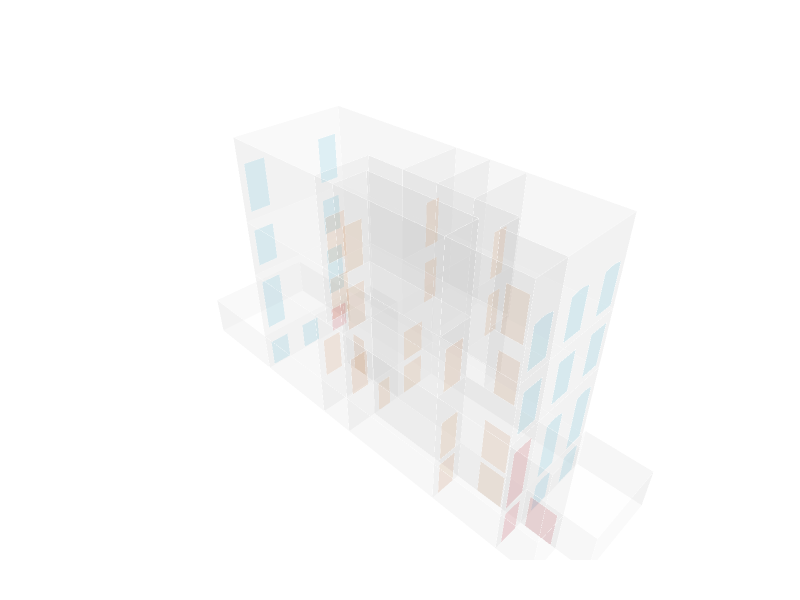

The code cell stored with this chart in its notebook:
### Markdown cell above
## 14. Match Apertures to Rooms

Each aperture face (window, door) is assigned to the room(s) it separates: the aperture centroid must lie within 5 cm of a room face plane and inside that face bounding box. Any two rooms sharing an aperture form an access pair used later for circulation logic.

### Code cell
all_apertures = windows + doors + entrance_doors
all_aperture_types = (
    ["window"]   * len(windows) +
    ["door"]     * len(doors) +
    ["entrance"] * len(entrance_doors)
)
apt_colors = {"window": "#4CC9F0", "door": "#F4A261", "entrance": "#E63946"}

# Centroid of each aperture face
apt_cents = []
for apt in all_apertures:
    c = Topology.Centroid(apt)
    apt_cents.append((Vertex.X(c), Vertex.Y(c), Vertex.Z(c)))

# Per-cell face data with bounding boxes
cell_face_planes_bbox = []
for c in cells:
    fd = []
    for f in (Topology.Faces(c) or []):
        fc  = Topology.Centroid(f)
        fp  = (Vertex.X(fc), Vertex.Y(fc), Vertex.Z(fc))
        fn  = Face.Normal(f)
        fvs = Topology.Vertices(f) or []
        if fvs:
            xs = [Vertex.X(v) for v in fvs]
            ys = [Vertex.Y(v) for v in fvs]
            zs = [Vertex.Z(v) for v in fvs]
            bbox = (min(xs), max(xs), min(ys), max(ys), min(zs), max(zs))
        else:
            bbox = None
        fd.append((fp, fn, bbox))
    cell_face_planes_bbox.append(fd)

def in_bbox(pt, bbox, margin=0.05):
    if bbox is None:
        return True
    xmn, xmx, ymn, ymx, zmn, zmx = bbox
    return (xmn-margin <= pt[0] <= xmx+margin and
            ymn-margin <= pt[1] <= ymx+margin and
            zmn-margin <= pt[2] <= zmx+margin)

# Tight tolerances: aperture centroid must be very close to the face plane
# and inside (or just at) the face bounding box.
# This ensures each aperture matches only the two rooms it actually separates.
PLANE_TOL = 0.05  # 5 cm — was 15 cm; tighter prevents bleed into neighbouring rooms
apt_to_rooms = [set() for _ in all_apertures]
for ai, ac in enumerate(apt_cents):
    for ri, fd in enumerate(cell_face_planes_bbox):
        for fp, fn, bbox in fd:
            if perp_dist(ac, fp, fn) < PLANE_TOL and in_bbox(ac, bbox):
                apt_to_rooms[ai].add(ri)
                break

# Access pairs: rooms sharing an aperture
access_pairs = set()
for ai, rooms in enumerate(apt_to_rooms):
    if len(rooms) >= 2:
        room_list = sorted(rooms)
        for a in range(len(room_list)):
            for b in range(a + 1, len(room_list)):
                access_pairs.add((room_list[a], room_list[b]))

matched = sum(1 for r in apt_to_rooms if r)
print(f"All apertures: {len(all_apertures)}  "
      f"(windows={len(windows)}, doors={len(doors)}, entrance={len(entrance_doors)})")
print(f"Apertures matched to ≥1 room : {matched}")
print(f"Access pairs via apertures   : {len(access_pairs)}")
print("\nAccess pairs (room types):")
for i, j in sorted(access_pairs):
    ti = get_val(selector[i], "type")
    tj = get_val(selector[j], "type")
    print(f"  {ti} ↔ {tj}")

aperture_cluster = Cluster.ByTopologies(all_apertures)

Topology.Show(
    cell_cluster, aperture_cluster,
    faceColorKey="color",
    faceOpacity=0.15,
    edgeColor="white", edgeWidth=0.5,
    showVertices=False,
    backgroundColor="white",
    width=800, height=600,
    renderer=renderer
)

### Figure 1 — Plotly figure (JSON) as saved in the notebook; plotly's stock layout.template omitted (floating-point values rounded to 4 significant figures; data arrays with more than 128 entries replaced by an {"elided": "..."} marker saying what was removed)
{"data": [{"hoverinfo": "text", "legendgroup": "2", "legendrank": 2, "line": {"color": "white", "dash": "solid", "width": 0.5}, "marker": {"size": 0}, "mode": "lines", "name": "1: Untitled (Edges)", "showlegend": false, "text": "", "type": "scatter3d", "x": {"elided": "1188 float values"}, "y": {"elided": "1188 float values"}, "z": {"elided": "1188 float values"}}, {"cmax": 1, "cmin": 0, "color": "#FAFAFA", "colorscale": [[0, "#440154"], [0.1111, "#482878"], [0.2222, "#3e4989"], [0.3333, "#31688e"], [0.4444, "#26828e"], [0.5556, "#1f9e89"], [0.6667, "#35b779"], [0.7778, "#6ece58"], [0.8889, "#b5de2b"], [1, "#fde725"]], "facecolor": {"elided": "420 str values"}, "flatshading": true, "hoverinfo": "text", "hovertext": {"elided": "420 str values"}, "i": {"elided": "420 int values"}, "j": {"elided": "420 int values"}, "k": {"elided": "420 int values"}, "legendgroup": "3", "legendrank": 3, "lighting": {"facenormalsepsilon": 0}, "name": "1: Untitled (Faces)", "opacity": 0.15, "showlegend": false, "showscale": false, "text": {"elided": "420 str values"}, "type": "mesh3d", "x": {"elided": "225 float values"}, "y": {"elided": "225 float values"}, "z": {"elided": "225 float values"}}, {"hoverinfo": "text", "legendgroup": "6", "legendrank": 6, "line": {"color": "white", "dash": "solid", "width": 0.5}, "marker": {"size": 0}, "mode": "lines", "name": "2: Untitled (Edges)", "showlegend": false, "text": "", "type": "scatter3d", "x": {"elided": "663 float values"}, "y": {"elided": "663 float values"}, "z": {"elided": "663 float values"}}, {"cmax": 1, "cmin": 0, "color": "#FAFAFA", "colorscale": [[0, "#440154"], [0.1111, "#482878"], [0.2222, "#3e4989"], [0.3333, "#31688e"], [0.4444, "#26828e"], [0.5556, "#1f9e89"], [0.6667, "#35b779"], [0.7778, "#6ece58"], [0.8889, "#b5de2b"], [1, "#fde725"]], "facecolor": {"elided": "135 str values"}, "flatshading": true, "hoverinfo": "text", "hovertext": {"elided": "135 str values"}, "i": {"elided": "135 int values"}, "j": {"elided": "135 int values"}, "k": {"elided": "135 int values"}, "legendgroup": "7", "legendrank": 7, "lighting": {"facenormalsepsilon": 0}, "name": "2: Untitled (Faces)", "opacity": 0.15, "showlegend": false, "showscale": false, "text": {"elided": "135 str values"}, "type": "mesh3d", "x": {"elided": "221 float values"}, "y": {"elided": "221 float values"}, "z": {"elided": "221 float values"}}], "layout": {"autosize": true, "height": 600, "margin": {"b": 40, "l": 40, "r": 40, "t": 40}, "paper_bgcolor": "#FFFFFF", "plot_bgcolor": "#FFFFFF", "scene": {"aspectmode": "data", "camera": {"center": {"x": 0, "y": 0, "z": 0}, "eye": {"x": -1.25, "y": -1.25, "z": 1.25}, "projection": {"type": "perspective"}, "up": {"x": 0, "y": 0, "z": 1}}, "xaxis": {"visible": false}, "yaxis": {"visible": false}, "zaxis": {"visible": false}}, "showlegend": true, "width": 800, "xaxis": {"showgrid": false, "visible": false, "zeroline": false}, "yaxis": {"showgrid": false, "visible": false, "zeroline": false}}}
